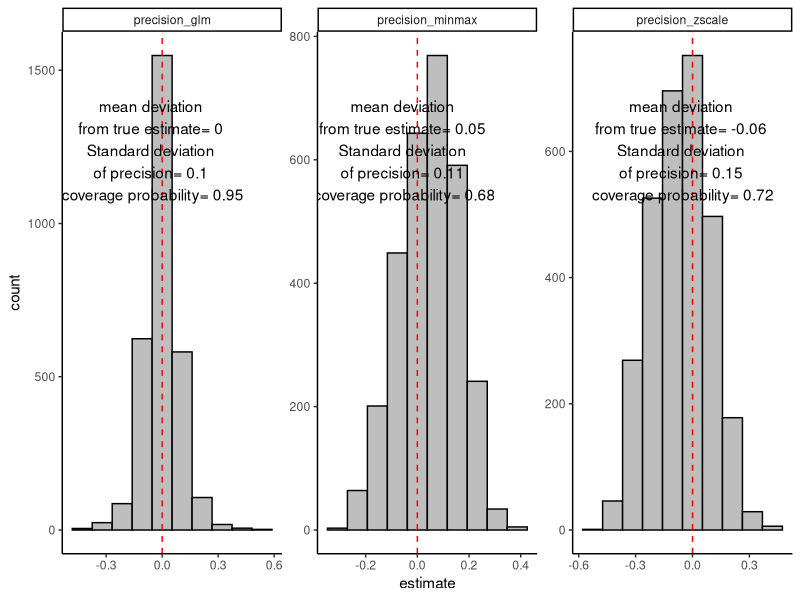

This figure's R source:
library(ggplot2)

asses_bias <- function(b1=-0.3, b0=3, nsim=3000){

df <- array(NA, dim=c(nsim,6))

for(i in 1:nrow(df)){

minx <- runif(1, 30, 300)
maxx <- runif(1, 500, 700)
x    <- runif(100, minx, maxx)
y    <- exp(b1*log(x)+b0)
sdg  <- 1

y <- rgamma(length(x), y^2/sdg^2, y/sdg^2)
minmax <- function(x) (x-min(x))/(max(x)-min(x))
zscale <- function(x) (x-mean(x))/sd(x)

mod1 <- glm(y ~ log(x), family = Gamma(link = "log"))
mod2 <- lm(minmax(y)~minmax(x))
mod3 <- lm(zscale(y)~zscale(x))

extr <- function(mod, true){

  ci        <- confint(mod)[2,]
  covered   <- ci[1] <= true & ci[2] >= true
  precision <- coef(mod)[2]-true

  c(covered, precision)}

df[i,] <- c(extr(mod1, b1), extr(mod2, b1), extr(mod3, b1))}

df        <- as.data.frame(df)
colnames(df) <- c("coverage_glm", "precision_glm",
                  "coverage_minmax", "precision_minmax",
                  "coverage_zscale", "precision_zscale")
precision <- tidyr::gather(df[c(2,4,6)])

pl1 <- ggplot(precision, aes(value))+
  geom_histogram(bins = 10, fill="grey", col="black")+
  facet_wrap(.~key, scales="free")+ylab("count")+xlab("estimate")+
  geom_vline(xintercept = 0, col="red", lty=2)+
  theme_classic()

precision <- aggregate(precision, value~key, function(x) c(mean(x), sd(x)))
precision <- setNames(cbind.data.frame(precision$key, precision$value), c("key", "mu", "sd"))

pardata <- ggplot_build(pl1)
textbox <- aggregate(data=pardata$data[[1]][c("PANEL", "y")],
          y~PANEL, max)[,-1]
textbox <- textbox-(0.2*as.numeric(textbox))

coverage <- tidyr::gather(df[c(1,3,5)])
coverage <- prop.table(table(coverage), margin = 1)

textbox  <- cbind.data.frame(precision, coverage[,2], textbox)
colnames(textbox)[4:5] <- c("coverage", "value")
textbox$text <- paste("mean deviation \nfrom true estimate=", round(textbox$mu,2),
                  "\nStandard deviation \nof precision=", round(textbox$sd, 2),
                  "\ncoverage probability=", round(textbox$coverage,2))

pl1+geom_text(data=textbox, aes(x=-0.05, y=value, label=text))}
                       
figure <- asses_bias()

print(figure)
